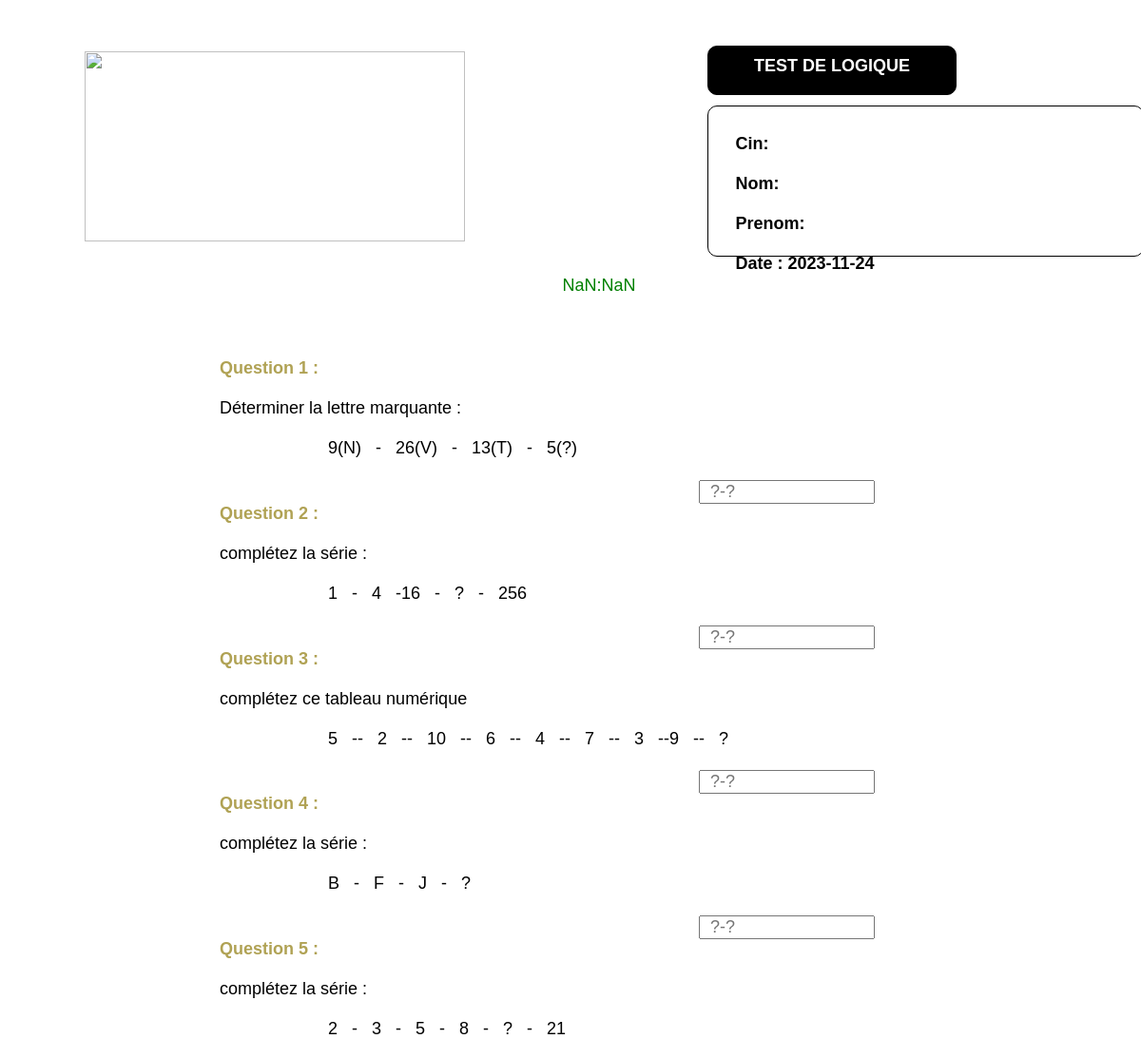
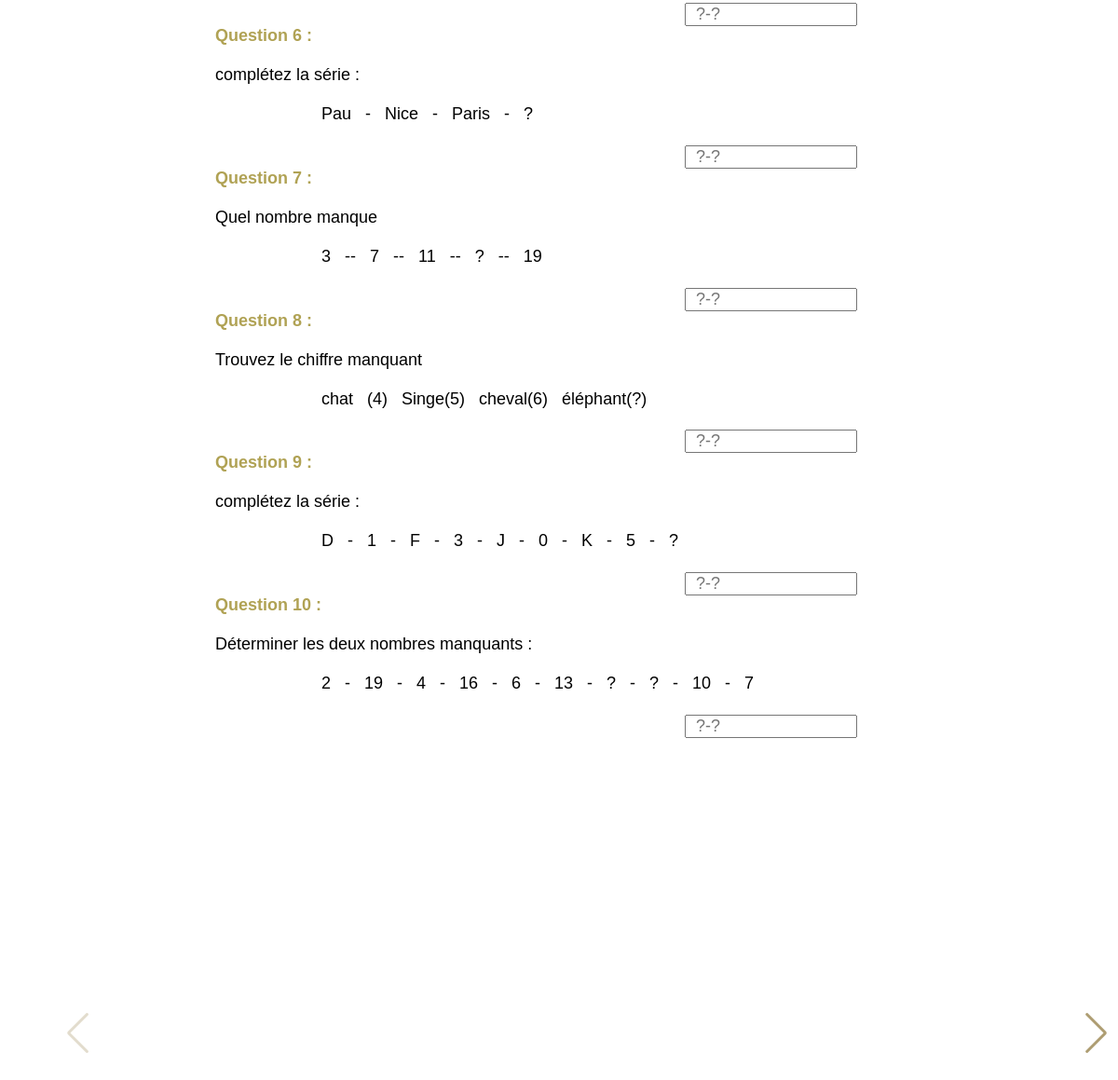
The app's page /Qcm3.php with its own data (2 pictures, top to bottom).
### tables this page shows
CREATE TABLE `test2p1` (
  `id` int(2) DEFAULT NULL,
  `Question` varchar(39) DEFAULT NULL,
  `Valeur` varchar(41) DEFAULT NULL,
  `Choix` varchar(39) DEFAULT NULL,
  `Reponse1` varchar(4) DEFAULT NULL
);

### Qcm3.php (the view, shortened to what this page needs)
<?php
$conn = mysqli_connect("localhost", "root", "", "menarahold");
$query1 = "SELECT * FROM test2p1";
$result1 = mysqli_query($conn, $query1);
$questions1 = array_merge(
    mysqli_fetch_all($result1, MYSQLI_ASSOC),
);
?>
<!DOCTYPE html>
<html lang="en">
<head>
    <link rel="stylesheet" href="css/Qcm2.css">
    <link rel="stylesheet" href="css/swiper-bundle.min.css">
</head>
<body style="margin-left: 5% ; margin-top: 4%">
    <div class="titre"  >
        <h3>TEST DE LOGIQUE</h3>
    </div>
    <div class="navBar">
        <img src="https://menara-holding.ma/Assets/images/Logo_mh.svg" id="img1">
        <div class="card-perso" >
            <h5>Cin:
            </h5>
            <br>
            <h5>Nom:
            </h5>
            <br>
            <h5>Prenom:
            </h5>
            <br>
            <h6>Date :
                <?php echo date("Y-m-d") ?>
            </h6>
        </div>
    </div>
    <div id="timer">
    </div>
    <form action="process-quiz3.php" method="POST">
        <div class="Qcm swiper">
            <div class="questions  swiper-wrapper">
            <div class="container swiper-slide ">
                        <?php
                            $imageBasePath = "images/qcm2/";
                            foreach ($questions1 as $question) { ?>
                            <div class="quest">
                                <h6><?php echo "Question " . $question['id'] . " :" ?></h6>
                                <br>
                                <p><?php echo $question['Question'] ?></p>
                                <br>
                                <?php
                            $imagePath = !is_null($question['Valeur']) ? $question['Valeur'] : $question['Choix'];
                            $imageURL = $imageBasePath . $imagePath;
                            $isImage = false;
                            if ($isImage) {
                                echo '<img src="' . $imageURL . '" style="width:600px;heigth:100px" alt="Image de la question">';
                            } else {
                                echo '<span width:"100px";word-wrap: break-word;>' . $imagePath . '</span>';
                            }
                            ?>
                                <br>
                            </div>
                            <div class="reponse">
                                <input type="text" title="Si il y a 2 '?' Si Non entre Une seul Réponse " name="reponse1[<?php echo $question['id'] ?>]" placeholder="?-?">
                            </div>
                    <?php } ?>
                </div>
                </div>
                <div class="swiper-button-next"></div>
                <div class="swiper-button-prev"></div>
            </div>
    </form>
</body>
</html>

### css/Qcm2.css (style rules this page uses)
* { margin: 0; padding: 0; font-size: 18px; font-family: Arial, sans-serif; }
.titre { border: 1px solid black; width: 560px; height: 40px; padding-top: 10px; text-align: center; margin-left: 50%; margin-top: 2%; margin-bottom: -8%; color: #fff; background-color: #000; border-radius: 10px; }
.navBar { display: grid; grid-template-columns: repeat(2,1fr); margin-top: 4%; }
#img1 { width: 400px; height: 300px; margin-left: 30%; }
.card-perso { border: 1px solid black; padding:5% ; width: 470px; height: 100px; margin-top: 10%; padding-left: 5%; border-radius:10px ; background-color: transparent; font-family: Arial, sans-serif; }
.questions { margin-top: 4%; margin-bottom: 3%; margin-left: 15%; width: 100%; height: 400px; }
.container { display: grid; grid-template-columns: repeat(2,1fr); }
.quest h6 { color: rgb(176, 162, 84); }
.quest span { margin-left: 20%; word-spacing: 10px; }
.reponse { margin-top: -7%; margin-left:40%; }
.reponse input { width: 25%; margin-top: 15%; margin-left: 7%; padding-left: 10px; }

### Qcm3.php (style rules this page uses)
@media screen and (min-width: 1200px)  and (max-width: 1600px) { .quest p { width: 800px; word-wrap: break-word; } }
@media screen and (min-width: 1200px)  and (max-width: 1600px) { .quest span { margin-left: 10%; margin-top: 7%; width: 200px !important; word-wrap: break-word; } }
@media screen and (min-width: 1200px)  and (max-width: 1600px) { .titre { margin-left: 60%; width: 460px; height: 40px; padding-top: 10px; } }
@media screen and (min-width: 1200px)  and (max-width: 1600px) { #timer { display: flex; justify-content: center; align-items: center; color: green; margin: 20px auto; } }
@media screen and (min-width: 1200px)  and (max-width: 1600px) { .swiper-button-next, .swiper-button-prev { color: #ae9d72; } }
@media screen and (min-width: 1200px)  and (max-width: 1600px) { .card-perso { padding:5% ; width: 400px; height: 140px; margin-top: 10%; padding-left: 5%; border-radius:10px ; margin-left: 20%; } }
@media screen and (min-width: 901px)  and (max-width: 1200px) { #img1 { width: 400px; height: 200px; margin-left: 5%; } }
@media screen and (min-width: 901px)  and (max-width: 1200px) { .titre { margin-left: 60%; width: 260px; height: 40px; padding-top: 10px; } }
@media screen and (min-width: 901px)  and (max-width: 1200px) { .card-perso { padding:5% ; width: 400px; height: 100px; margin-top: 10%; padding-left: 5%; border-radius:10px ; margin-left: 20%; } }

### records on screen
test2p1: id "1", Question "Déterminer la lettre marquante :", Valeur "9(N) - 26(V) - 13(T) - 5(?)"
test2p1: id "2", Question "complétez la série :", Valeur "1 - 4 -16 - ? - 256"
test2p1: id "3", Question "complétez ce tableau numérique", Valeur "5 -- 2 -- 10 -- 6 -- 4 -- 7 -- 3 --9 -- ?"
test2p1: id "4", Question "complétez la série :", Valeur "B - F - J - ?"
test2p1: id "5", Question "complétez la série :", Valeur "2 - 3 - 5 - 8 - ? - 21"
test2p1: id "6", Question "complétez la série :", Valeur "Pau - Nice - Paris - ?"
test2p1: id "7", Question "Quel nombre manque", Valeur "3 -- 7 -- 11 -- ? -- 19"
test2p1: id "8", Question "Trouvez le chiffre manquant", Valeur "chat (4) Singe(5) cheval(6) éléphant(?)"
test2p1: id "9", Question "complétez la série :", Valeur "D - 1 - F - 3 - J - 0 - K - 5 - ?"
test2p1: id "10", Question "Déterminer les deux nombres manquants :", Valeur "2 - 19 - 4 - 16 - 6 - 13 - ? - ? - 10 - 7"
